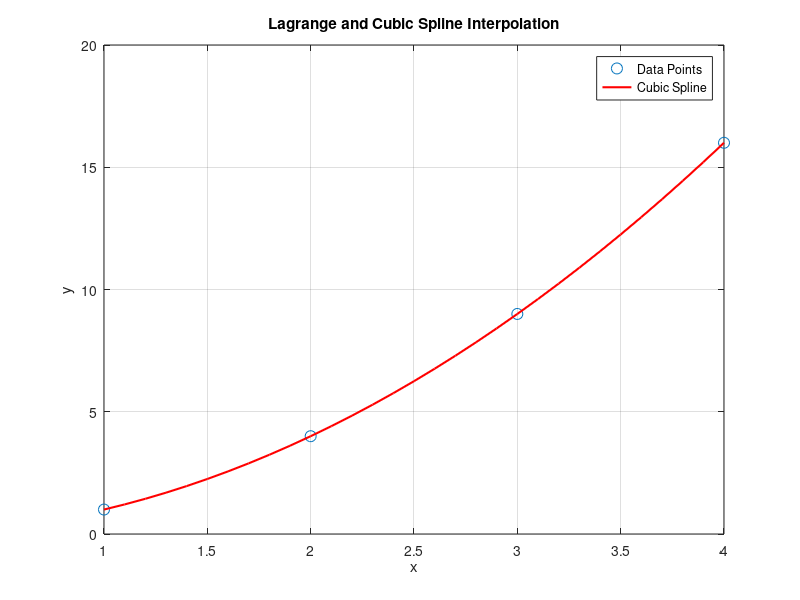

Source code (MATLAB):
% Data points
x = [1, 2, 3, 4];
y = [1, 4, 9, 16];

%% Part (a): Lagrange Interpolation
% Function for Lagrange Interpolation
function L = lagrange_interpolation(x, y, xi)
    n = length(x);
    L = 0; % Initialize result

    for i = 1:n
        % Compute individual terms of the Lagrange polynomial
        term = y(i);
        for j = 1:n
            if j ~= i
                term = term * (xi - x(j)) / (x(i) - x(j));
            end
        end
        L = L + term;
    end
end

% Interpolated value at x = 2.5
xi = 2.5;
yi_lagrange = lagrange_interpolation(x, y, xi);
fprintf('Lagrange Interpolation: y(%.1f) = %.4f\n', xi, yi_lagrange);

%% Part (b): Cubic Spline Interpolation
xx = 1:0.1:4; % Range of x for interpolation
yy_spline = spline(x, y, xx); % Cubic spline interpolation

% Plotting
figure;
plot(x, y, 'o', 'MarkerSize', 8, 'DisplayName', 'Data Points'); % Original data points
hold on;
plot(xx, yy_spline, '-r', 'LineWidth', 1.5, 'DisplayName', 'Cubic Spline'); % Spline curve
xlabel('x'); ylabel('y');
title('Lagrange and Cubic Spline Interpolation');
legend show;
grid on;
hold off;

